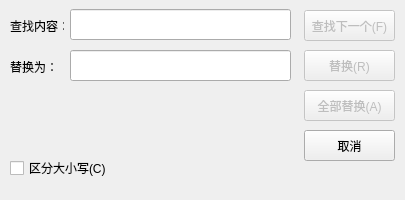
<?xml version="1.0" encoding="UTF-8"?>
<ui version="4.0">
 <class>ReplaceDialog</class>
 <widget class="QDialog" name="ReplaceDialog">
  <property name="geometry">
   <rect>
    <x>0</x>
    <y>0</y>
    <width>405</width>
    <height>200</height>
   </rect>
  </property>
  <property name="minimumSize">
   <size>
    <width>405</width>
    <height>200</height>
   </size>
  </property>
  <property name="maximumSize">
   <size>
    <width>405</width>
    <height>200</height>
   </size>
  </property>
  <property name="windowTitle">
   <string>Dialog</string>
  </property>
  <property name="windowIcon">
   <iconset resource="../images.qrc">
    <normaloff>:/data/app.ico</normaloff>:/data/app.ico</iconset>
  </property>
  <widget class="QPushButton" name="findButton">
   <property name="enabled">
    <bool>false</bool>
   </property>
   <property name="geometry">
    <rect>
     <x>304</x>
     <y>10</y>
     <width>91</width>
     <height>31</height>
    </rect>
   </property>
   <property name="text">
    <string>查找下一个(F)</string>
   </property>
  </widget>
  <widget class="QPushButton" name="replaceButton">
   <property name="enabled">
    <bool>false</bool>
   </property>
   <property name="geometry">
    <rect>
     <x>304</x>
     <y>50</y>
     <width>91</width>
     <height>31</height>
    </rect>
   </property>
   <property name="text">
    <string>替换(R)</string>
   </property>
  </widget>
  <widget class="QPushButton" name="replaceAllButton">
   <property name="enabled">
    <bool>false</bool>
   </property>
   <property name="geometry">
    <rect>
     <x>304</x>
     <y>90</y>
     <width>91</width>
     <height>31</height>
    </rect>
   </property>
   <property name="text">
    <string>全部替换(A)</string>
   </property>
  </widget>
  <widget class="QPushButton" name="cancelButton">
   <property name="geometry">
    <rect>
     <x>304</x>
     <y>130</y>
     <width>91</width>
     <height>31</height>
    </rect>
   </property>
   <property name="text">
    <string>取消</string>
   </property>
  </widget>
  <widget class="QLabel" name="label">
   <property name="geometry">
    <rect>
     <x>10</x>
     <y>20</y>
     <width>54</width>
     <height>12</height>
    </rect>
   </property>
   <property name="text">
    <string>查找内容：</string>
   </property>
  </widget>
  <widget class="QLineEdit" name="findEdit">
   <property name="geometry">
    <rect>
     <x>70</x>
     <y>9</y>
     <width>221</width>
     <height>31</height>
    </rect>
   </property>
  </widget>
  <widget class="QLabel" name="label_2">
   <property name="geometry">
    <rect>
     <x>10</x>
     <y>61</y>
     <width>54</width>
     <height>12</height>
    </rect>
   </property>
   <property name="text">
    <string>替换为：</string>
   </property>
  </widget>
  <widget class="QLineEdit" name="replaceEdit">
   <property name="geometry">
    <rect>
     <x>70</x>
     <y>50</y>
     <width>221</width>
     <height>31</height>
    </rect>
   </property>
  </widget>
  <widget class="QCheckBox" name="checkBox">
   <property name="geometry">
    <rect>
     <x>10</x>
     <y>160</y>
     <width>101</width>
     <height>16</height>
    </rect>
   </property>
   <property name="text">
    <string>区分大小写(C)</string>
   </property>
  </widget>
 </widget>
 <resources>
  <include location="../images.qrc"/>
 </resources>
 <connections/>
</ui>
